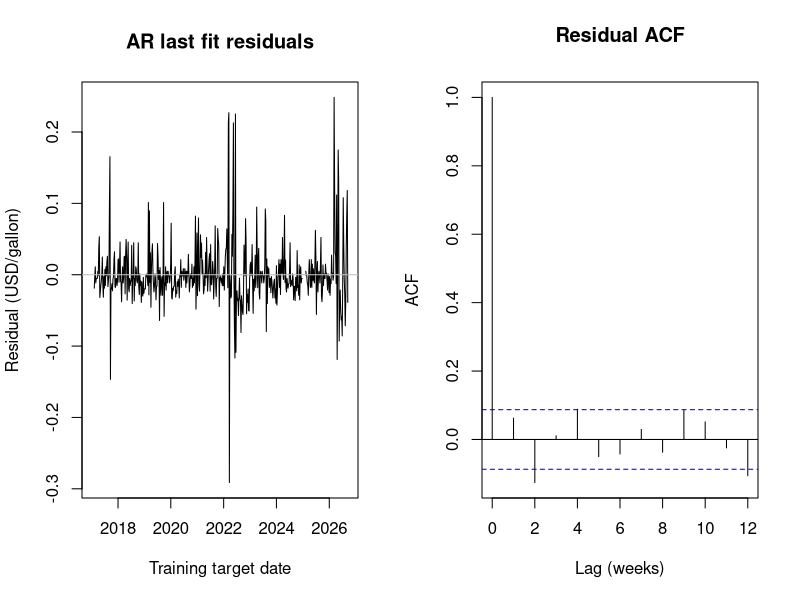
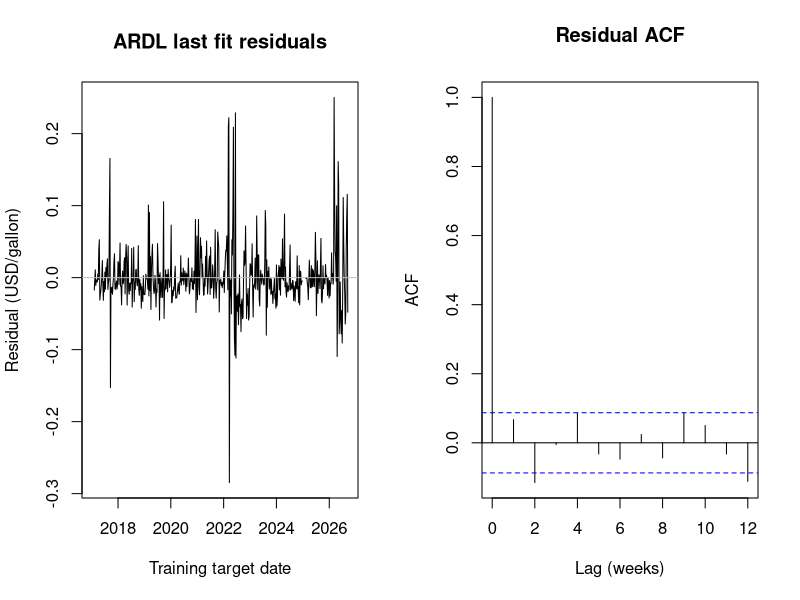
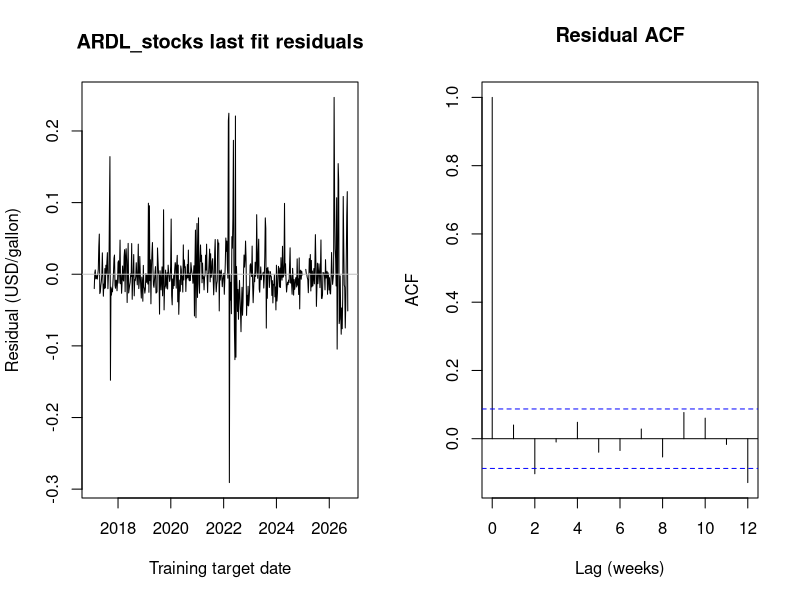
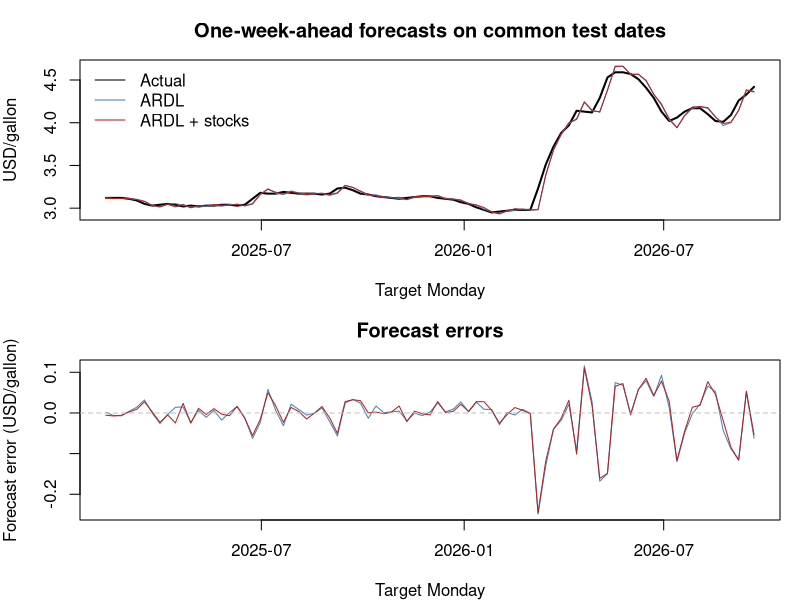

Reproduce these figures in R, in order.
# Run from this folder: source("run_forecasts.R")
# Base R only. One-week-ahead forecasts; raw snapshots are preserved.
dir.create("output", showWarnings = FALSE)
shift <- function(x, k) if (k == 0) x else c(rep(NA, k), head(x, -k))
local <- read.csv("data/local_spot.csv")
stocks <- read.csv("data/stock_returns.csv")
local$date <- as.Date(local$date)
stocks$week_end <- as.Date(stocks$week_end)
stopifnot(all(diff(local$date) == 7), !anyDuplicated(local$date))

# Each row is a forecast origin (Monday), not the target date.
d <- data.frame(origin = local$date, current_price = local$local_price)
d$target_date <- d$origin + 7
d$actual_price <- c(tail(d$current_price, -1), NA)
d$y <- d$actual_price - d$current_price
local_change <- c(NA, diff(d$current_price))
for (k in 0:3) d[[paste0("local", k)]] <- shift(local_change, k)

# local_spot.csv pairs Monday with Friday 3 days earlier.
# Shift spot changes one further week: latest spot period ends origin - 10 days.
for (market in c("wti", "brent", "rbob")) {
  change <- c(NA, diff(local[[market]]))
  for (k in 0:1) d[[paste0(market, k)]] <- shift(change, k + 1)
}
d$spot_week_end <- d$origin - 10
d$stock_week_end <- d$origin - 3
index <- match(d$stock_week_end, stocks$week_end)
equities <- c("XOM", "CVX", "MPC", "VLO", "PSX", "integrated_group", "refining_group")
for (stock in equities) {
  x <- stocks[[stock]][index]
  for (k in 0:1) d[[paste0(stock, k)]] <- shift(x, k)
}

# Preserve calendar before lagging; no imputation. A common complete sample
# supports identical forecast dates and training rows across comparisons.
required <- c("y", paste0("local", 0:3), paste0("wti", 0:1),
              paste0("brent", 0:1), paste0("rbob", 0:1),
              unlist(lapply(equities, function(x) paste0(x, 0:1))))
d$complete <- complete.cases(d[, required])
write.csv(d, "output/forecast_design.csv", row.names = FALSE, na = "")
missing <- d[!d$complete, c("origin", "target_date", "complete")]
write.csv(missing, "output/excluded_origins.csv", row.names = FALSE)
validation <- which(d$complete & d$target_date >= as.Date("2024-01-01") &
                     d$target_date <= as.Date("2024-12-31"))
test <- which(d$complete & d$target_date >= as.Date("2025-01-01"))
stopifnot(length(validation) > 30, length(test) > 50,
          max(d$target_date[validation]) < min(d$target_date[test]))

# Growing window, or the most recent 260 weeks of target observations.
# Training outcomes must already be observed by the forecast origin.
training_rows <- function(i, window) {
  ok <- d$complete & d$target_date <= d$origin[i]
  if (window == "five_years") ok <- ok & d$target_date > d$origin[i] - 7*260
  which(ok)
}
forecast <- function(features, window, rows) {
  formula <- reformulate(features, response = "y")
  predictions <- numeric(length(rows))
  for (j in seq_along(rows)) {
    i <- rows[j]
    train <- training_rows(i, window)
    stopifnot(max(d$target_date[train]) <= d$origin[i], length(train) > 100)
    model <- lm(formula, data = d[train, ])
    if (anyNA(coef(model))) stop("Rank-deficient model; review predictors")
    predictions[j] <- as.numeric(predict(model, newdata = d[i, ]))
  }
  predictions
}
score <- function(predicted, rows) {
  error <- predicted - d$y[rows]
  c(MAE = mean(abs(error)), RMSE = sqrt(mean(error^2)), bias = mean(error))
}
local_features <- function(p) paste0("local", 0:(p-1))
spot_features <- function(p, q, crude) c(local_features(p),
  paste0(crude, 0:(q-1)), paste0("rbob", 0:(q-1)))

## 1. Select AR and ARDL settings on 2024 only.
settings <- list()
validation_scores <- data.frame()
for (window in c("expanding", "five_years")) {
  for (p in c(1, 2, 4)) {
    id <- paste("AR", window, p, sep = "_")
    features <- local_features(p)
    settings[[id]] <- list(features = features, window = window)
    s <- score(forecast(features, window, validation), validation)
    validation_scores <- rbind(validation_scores, data.frame(
      id = id, family = "AR", window = window, p = p, q = 0, crude = "none",
      MAE = s["MAE"], RMSE = s["RMSE"]))
    for (q in 1:2) {
      for (crude in c("wti", "brent")) {
        id <- paste("ARDL", window, p, q, crude, sep = "_")
        features <- spot_features(p, q, crude)
        settings[[id]] <- list(features = features, window = window)
        s <- score(forecast(features, window, validation), validation)
        validation_scores <- rbind(validation_scores, data.frame(
          id = id, family = "ARDL", window = window, p = p, q = q, crude = crude,
          MAE = s["MAE"], RMSE = s["RMSE"]))
      }
    }
  }
}
validation_scores <- validation_scores[order(validation_scores$MAE, validation_scores$RMSE), ]
best_ar <- validation_scores$id[validation_scores$family == "AR"][1]
best_ardl <- validation_scores$id[validation_scores$family == "ARDL"][1]
base <- settings[[best_ardl]]
write.csv(validation_scores, "output/validation_ar_ardl.csv", row.names = FALSE)

## 2. Hold the selected ARDL settings fixed; select equity features on 2024.
stock_sets <- list(XOM = "XOM", CVX = "CVX", MPC = "MPC", VLO = "VLO", PSX = "PSX",
                  two_groups = c("integrated_group", "refining_group"),
                  all_five = c("XOM", "CVX", "MPC", "VLO", "PSX"))
stock_scores <- data.frame()
for (name in names(stock_sets)) {
  for (q in 1:2) {
    id <- paste0("stocks_", name, "_", q)
    features <- c(base$features, unlist(lapply(stock_sets[[name]], function(x) paste0(x, 0:(q-1)))))
    settings[[id]] <- list(features = features, window = base$window)
    s <- score(forecast(features, base$window, validation), validation)
    stock_scores <- rbind(stock_scores, data.frame(id = id, stocks = name,
      stock_lags = q, MAE = s["MAE"], RMSE = s["RMSE"]))
  }
}
stock_scores <- stock_scores[order(stock_scores$MAE, stock_scores$RMSE), ]
best_stock <- stock_scores$id[1]
write.csv(stock_scores, "output/validation_stocks.csv", row.names = FALSE)
selected <- c(AR = best_ar, ARDL = best_ardl, ARDL_stocks = best_stock)

## 3. Frozen choices, sequential one-week-ahead test forecasts.
# Coefficients are refitted each week using only outcomes observed by that week.
predictions <- data.frame(origin = d$origin[test], target_date = d$target_date[test],
                         current_price = d$current_price[test], actual = d$actual_price[test])
test_scores <- data.frame()
validation_selected <- data.frame()
models <- c("naive", names(selected))
for (name in models) {
  if (name == "naive") {
    pred <- rep(0, length(test)); val <- rep(0, length(validation))
  } else {
    config <- settings[[selected[[name]]]]
    pred <- forecast(config$features, config$window, test)
    val <- forecast(config$features, config$window, validation)
  }
  predictions[[name]] <- d$current_price[test] + pred
  s <- score(pred, test)
  test_scores <- rbind(test_scores, data.frame(model = name,
    MAE = s["MAE"], RMSE = s["RMSE"], bias = s["bias"], n = length(test)))
  s <- score(val, validation)
  validation_selected <- rbind(validation_selected, data.frame(model = name,
    MAE = s["MAE"], RMSE = s["RMSE"], n = length(validation)))
}
test_scores$MAE_improvement_vs_naive_pct <- 100*(1-test_scores$MAE/test_scores$MAE[1])
write.csv(predictions, "output/test_predictions.csv", row.names = FALSE)
write.csv(test_scores, "output/test_metrics.csv", row.names = FALSE)
write.csv(validation_selected, "output/validation_selected.csv", row.names = FALSE)

# Show stability across the two test calendar years without changing selections.
yearly <- data.frame()
for (year in unique(format(predictions$target_date, "%Y"))) {
  rows <- format(predictions$target_date, "%Y") == year
  for (name in models) {
    e <- predictions[[name]][rows] - predictions$actual[rows]
    yearly <- rbind(yearly, data.frame(year = year, model = name,
       n = sum(rows), MAE = mean(abs(e)), RMSE = sqrt(mean(e^2))))
  }
}
write.csv(yearly, "output/test_metrics_by_year.csv", row.names = FALSE)

# Save the last test-origin fit for diagnostics, not a forecast of today's prices.
last_i <- tail(test, 1)
diagnostics <- data.frame()
for (name in names(selected)) {
  config <- settings[[selected[[name]]]]
  train <- training_rows(last_i, config$window)
  fit <- lm(reformulate(config$features, response = "y"), data = d[train, ])
  coefficients <- data.frame(term = names(coef(fit)), coefficient = unname(coef(fit)))
  write.csv(coefficients, paste0("output/", name, "_last_fit_coefficients.csv"), row.names = FALSE)
  # Keep calendar gaps when computing residual autocorrelation.
  positions <- which(d$target_date <= d$origin[last_i])
  if (config$window == "five_years") positions <- positions[d$target_date[positions] > d$origin[last_i]-7*260]
  residual_calendar <- rep(NA_real_, length(positions))
  residual_calendar[match(train, positions)] <- residuals(fit)
  png(paste0("output/", name, "_residuals.png"), width = 1400, height = 650, res = 140)
  par(mfrow = c(1, 2))
  plot(d$target_date[positions], residual_calendar, type = "l", xlab = "Training target date",
       ylab = "Residual (USD/gallon)", main = paste(name, "last fit residuals")); abline(h = 0, col = "gray")
  acf(residual_calendar, lag.max = 12, na.action = na.pass, main = "Residual ACF", xlab = "Lag (weeks)")
  dev.off()
}
png("output/test_forecasts.png", width = 1600, height = 900, res = 150)
par(mfrow = c(2, 1), mar = c(4, 4, 3, 1))
plot(predictions$target_date, predictions$actual, type = "l", lwd = 2,
     ylim = range(predictions[, c("actual", "ARDL", "ARDL_stocks")]),
     xlab = "Target Monday", ylab = "USD/gallon", main = "One-week-ahead forecasts on common test dates")
lines(predictions$target_date, predictions$ARDL, col = "steelblue")
lines(predictions$target_date, predictions$ARDL_stocks, col = "firebrick")
legend("topleft", c("Actual", "ARDL", "ARDL + stocks"),
       col = c("black", "steelblue", "firebrick"), lty = 1, bty = "n")
plot(predictions$target_date, predictions$ARDL-predictions$actual, type = "l", col = "steelblue",
     xlab = "Target Monday", ylab = "Forecast error (USD/gallon)", main = "Forecast errors")
lines(predictions$target_date, predictions$ARDL_stocks-predictions$actual, col = "firebrick")
abline(h = 0, col = "gray", lty = 2)
dev.off()

selection <- data.frame(model = names(selected), id = unname(selected),
  features = vapply(selected, function(id) paste(settings[[id]]$features, collapse = " + "), character(1)),
  window = vapply(selected, function(id) settings[[id]]$window, character(1)))
write.csv(selection, "output/selected_models.csv", row.names = FALSE)
cat("SELECTED MODELS\n"); print(selection, row.names = FALSE)
cat("VALIDATION\n"); print(validation_selected, row.names = FALSE)
cat("TEST\n"); print(test_scores, row.names = FALSE)
cat("BY YEAR\n"); print(yearly, row.names = FALSE)

# Minimal standalone HTML report; the computation is reproducible with base R.
table_html <- function(x) {
  for (j in seq_along(x)) if (is.numeric(x[[j]])) x[[j]] <- round(x[[j]], 5)
  rows <- apply(x, 1, function(r) paste0("<tr><td>", paste(r, collapse = "</td><td>"), "</td></tr>"))
  paste0("<table><tr><th>", paste(names(x), collapse = "</th><th>"), "</th></tr>", paste(rows, collapse = ""), "</table>")
}
report <- c('<!doctype html><html><head><meta charset="UTF-8"><title>Weekly gasoline forecasting</title>',
 '<style>body{font:16px/1.6 sans-serif;max-width:1100px;margin:40px auto;padding:0 20px}table{border-collapse:collapse;font-size:14px}td,th{border:1px solid #ddd;padding:8px;text-align:left}img{max-width:100%}h1,h2{line-height:1.3}</style></head><body>',
 '<h1>One week ahead gasoline forecasting</h1><p>Predict the change between consecutive Monday regional retail prices, then add it to the current price. No futures, seasonality or neural network is used in this first comparison.</p>',
 '<h2>Time assumptions and sample</h2><p>Assume the current local Monday observation is available at the forecast origin. Spot inputs end at least 10 days earlier; equity returns end the preceding Friday. Exact historical release timestamps and revisions are not verified. The stock snapshot contains retrospectively adjusted prices. Therefore this is an exploratory chronological backtest, not certified real-time performance.</p>',
 paste0('<p>2024 validation targets: ', length(validation), '; test targets from 2025 onward: ', length(test), '. Test range: ', min(d$target_date[test]), ' to ', max(d$target_date[test]), '. All models use identical complete target rows. Missing rows are not imputed; excluded origins are saved. Recent five years means a trailing 260-week training window.</p>'),
 '<p>AR orders: 1, 2, 4. ARDL uses WTI or Brent plus RBOB, each with 1 or 2 available weekly changes. Search over growing and five-year windows. Select by 2024 MAE, then RMSE. Stock comparison fixes the selected ARDL settings and tries five single stocks, two groups, or all five, with 1 or 2 available weekly returns. Settings are then frozen; coefficients are refitted at each test origin using only previously observed targets.</p>',
 '<p>Earlier EDA viewed the full period, so this test is not completely untouched. Validation involves multiple candidate choices. These results are preliminary and need subsequent fresh-data evaluation. Observation dates are not publication dates. No forecast of the current calendar week is produced from these old snapshots.</p>',
 '<h2>Selected configurations</h2>', table_html(selection),
 '<p>local0 is the origin-week local change; local1 is one week earlier. wti0/brent0/rbob0 is the change ending on origin minus 10 days. Stock0 is the return ending the preceding Friday; stock1 is one week earlier.</p>',
 '<h2>Validation results</h2>', table_html(validation_selected),
 '<h2>Test results</h2><p>MAE, RMSE and bias are in dollars per gallon. Positive bias means overprediction. Negative percentage improvement means worse than the naive baseline.</p>', table_html(test_scores),
 '<h2>Test results by year</h2>', table_html(yearly),
 '<h2>Initial interpretation</h2><p>Adding the validation-selected VLO return reduces ARDL test MAE by about 2.06% and RMSE by about 2.61%. However, the local-only AR model has lower test MAE than either ARDL variant. Thus these data do not yet establish that stocks should be retained. The small equity improvement has not been tested for statistical significance, and performance varies substantially by year. Do not choose new stock features by inspecting this test.</p>',
 '<img src="output/test_forecasts.png" alt="Weekly test forecasts">',
 '<h2>Residual diagnostics</h2><p>These are the last historical training fits. Residual dependence or changing variance can remain; model assumptions should not be inferred from accuracy alone. Gaps remain on the calendar in ACF plots. Do not interpret differences in selected models as causal effects.</p>',
 '<img src="output/AR_residuals.png" alt="AR residual diagnostics">',
 '<img src="output/ARDL_residuals.png" alt="ARDL residual diagnostics">',
 '<img src="output/ARDL_stocks_residuals.png" alt="Stock model residual diagnostics">',
 '</body></html>')
writeLines(report, "forecast_report.html")
capture.output(sessionInfo(), file = "output/session_info.txt")
write.csv(data.frame(file = c("data/local_spot.csv", "data/stock_returns.csv"),
  md5 = unname(tools::md5sum(c("data/local_spot.csv", "data/stock_returns.csv")))),
  "output/input_manifest.csv", row.names = FALSE)
